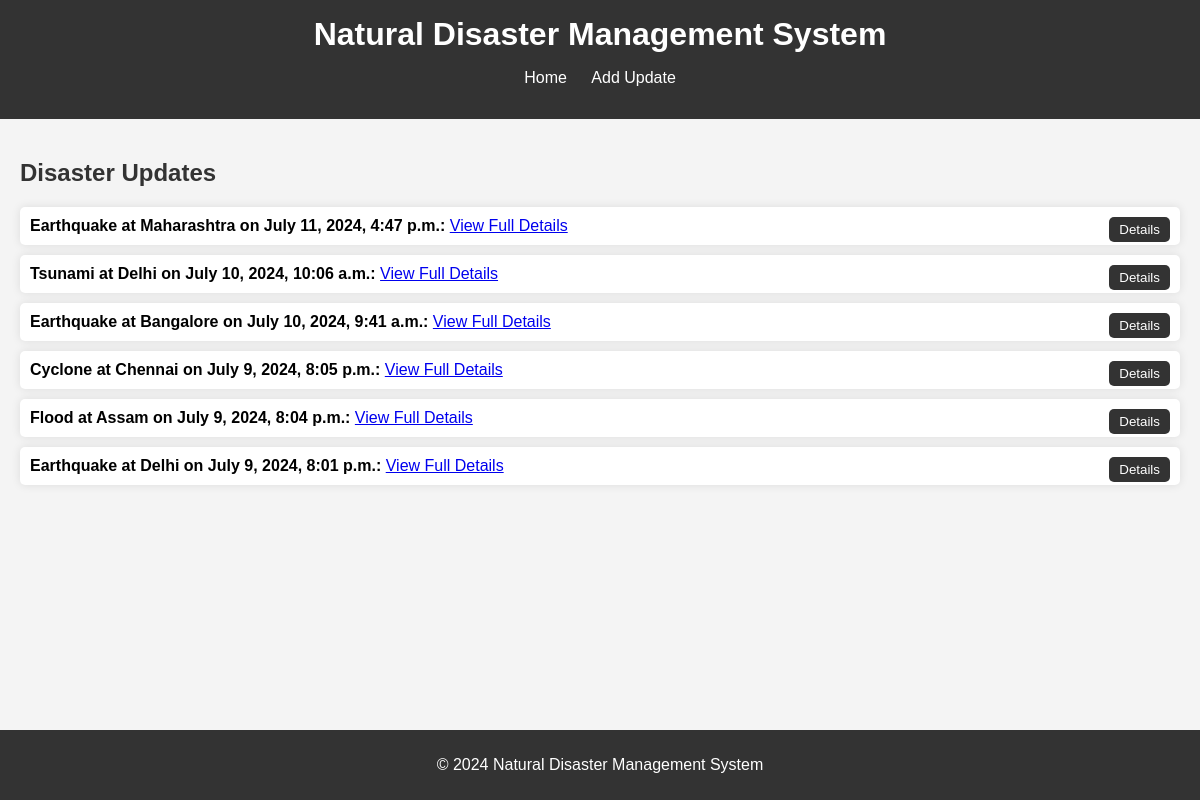
The page / on the database its author committed.
### disasters/models.py (models this page shows, shortened)
class DisasterUpdate(models.Model):
    DISASTER_TYPES = [
        ('EQ', 'Earthquake'),
        ('FL', 'Flood'),
        ('CY', 'Cyclone'),
        ('TS', 'Tsunami'),
        ('OT', 'Other'),
    ]
    disaster_type = models.CharField(max_length=2, choices=DISASTER_TYPES)
    location = models.CharField(max_length=255)
    description = models.TextField()
    magnitude = models.DecimalField(max_digits=5, decimal_places=2, null=True, blank=True)
    affected_population = models.IntegerField(null=True, blank=True)
    damage_cost = models.DecimalField(max_digits=10, decimal_places=2, null=True, blank=True)
    date_reported = models.DateTimeField(auto_now_add=True)

### disasters/views.py (the view)
# urls.py: path('', views.index, name='index'),
def index(request):
    updates = DisasterUpdate.objects.all().order_by('-date_reported')
    return render(request, 'index.html', {'updates': updates})

### disasters/templates/index.html (shortened to what this page needs)
<!DOCTYPE html>
<html>
<head>
</head>
<body>
    <header>
        <h1>Natural Disaster Management System</h1>
        <nav>
            <ul>
                <li><a href="{% url 'index' %}">Home</a></li>
                <li><a href="{% url 'add_update' %}">Add Update</a></li>
            </ul>
        </nav>
    </header>
    <main>
        <h2>Disaster Updates</h2>
        <ul class="updates-list">
            {% for update in updates %}
                <li class="update-item">
                    <strong>{{ update.get_disaster_type_display }} at {{ update.location }} on {{ update.date_reported }}:</strong>
                    <button class="toggle-button">Details</button>
                    <a href="{% url 'disaster_detail' update.id %}" class="detail-link">View Full Details</a>
                </li>
            {% endfor %}
        </ul>
    </main>
    <footer>
        <p>&copy; 2024 Natural Disaster Management System</p>
    </footer>
</body>
</html>

### disasters/templates/index.html (style rules this page uses)
body { font-family: Arial, sans-serif; margin: 0; padding: 0; background-color: #f4f4f4; }
header { background-color: #333; color: white; padding: 1em 0; text-align: center; }
header h1 { margin: 0; }
nav ul { list-style: none; padding: 0; }
nav ul li { display: inline; margin: 0 10px; }
nav ul li a { color: white; text-decoration: none; }
main { padding: 20px; }
h2 { color: #333; }
.updates-list { list-style: none; padding: 0; }
.update-item { background: white; margin: 10px 0; padding: 10px; border-radius: 5px; box-shadow: 0 0 10px rgba(0, 0, 0, 0.1); transition: transform 0.3s; }
.toggle-button { background-color: #333; color: white; border: none; padding: 5px 10px; border-radius: 5px; cursor: pointer; float: right; }
footer { background-color: #333; color: white; text-align: center; padding: 10px 0; position: absolute; width: 100%; bottom: 0; }

### rows shown on the page
DisasterUpdate: disaster_type "Earthquake", location "Maharashtra", date_reported "July 11, 2024, 4:47 p.m."
DisasterUpdate: disaster_type "Tsunami", location "Delhi", date_reported "July 10, 2024, 10:06 a.m."
DisasterUpdate: disaster_type "Earthquake", location "Bangalore", date_reported "July 10, 2024, 9:41 a.m."
DisasterUpdate: disaster_type "Cyclone", location "Chennai", date_reported "July 9, 2024, 8:05 p.m."
DisasterUpdate: disaster_type "Flood", location "Assam", date_reported "July 9, 2024, 8:04 p.m."
DisasterUpdate: disaster_type "Earthquake", location "Delhi", date_reported "July 9, 2024, 8:01 p.m."
